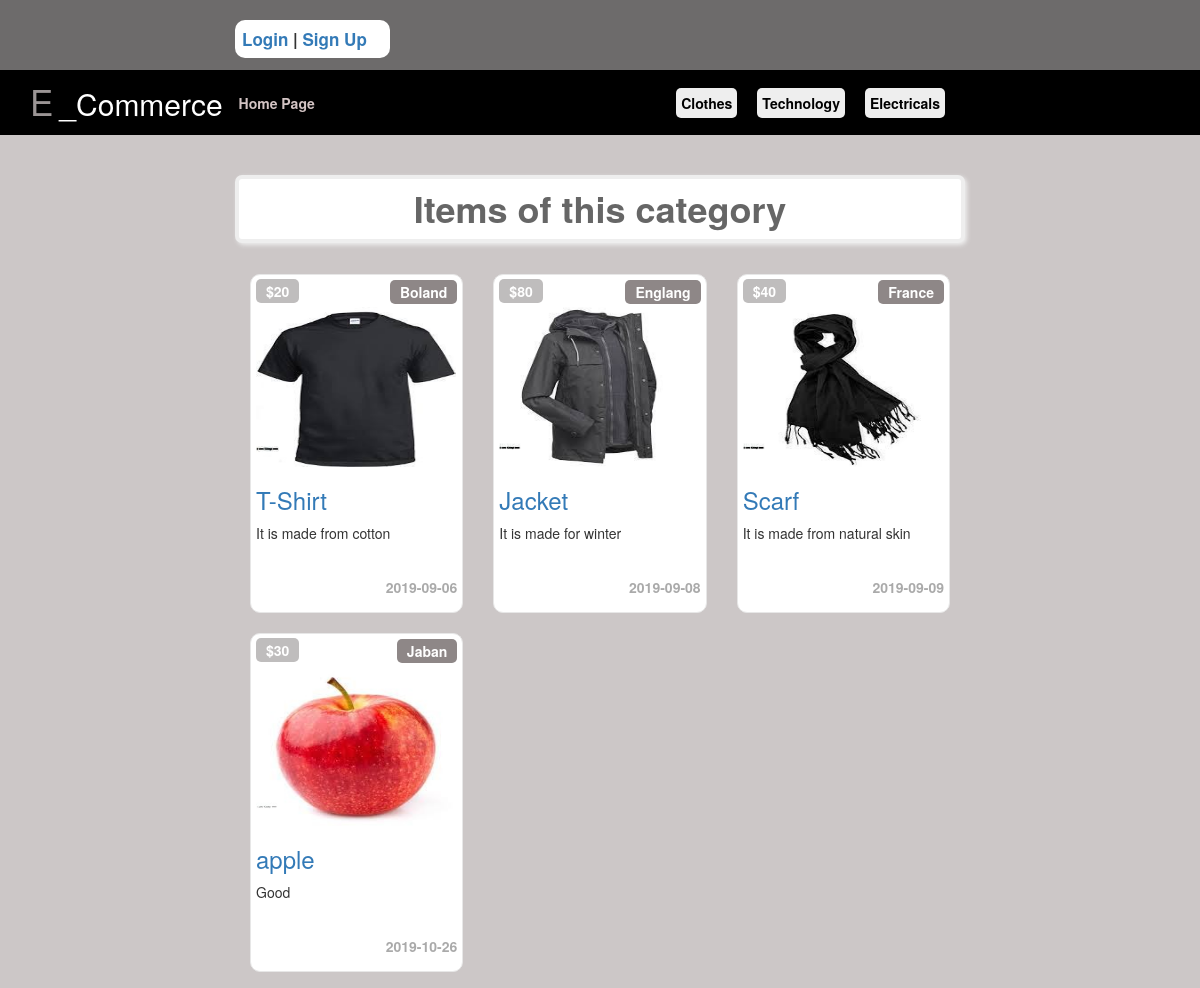
The app's page /Cate1.php?pageid=1 with its own data.
### tables this page shows
CREATE TABLE `categories` (
  `id` int(11) NOT NULL,
  `name` varchar(255) NOT NULL,
  `description` text NOT NULL,
  `ordering` int(11) NOT NULL,
  `visibility` tinyint(11) NOT NULL DEFAULT 0,
  `allo_adv` tinyint(11) NOT NULL DEFAULT 0,
  `allow_comment` tinyint(11) NOT NULL DEFAULT 0,
  `parent` int(11) NOT NULL
);

CREATE TABLE `items` (
  `id` int(11) NOT NULL,
  `name` varchar(255) NOT NULL,
  `description` text NOT NULL,
  `date` date NOT NULL,
  `rating` smallint(255) DEFAULT NULL,
  `price` varchar(255) NOT NULL,
  `country` varchar(255) NOT NULL,
  `image` varchar(255) NOT NULL,
  `status` varchar(255) NOT NULL,
  `member_id` int(11) NOT NULL,
  `cat_id` int(11) NOT NULL,
  `approve` int(11) NOT NULL,
  `tags` varchar(255) NOT NULL,
  `rate` tinyint(4) NOT NULL
);

### Init.php (called while the page is built, shortened)
<?php
include "Admin/Connect.php";
$tpl = "Includes/Templetes/";
$func = "Includes/Functions/";
$css = "Layout/Css/";
include $func . "Func.php";
include $tpl . "Head.php" ;
?>

### Includes/Functions/Func.php (called while the page is built, shortened)
<?php
function getitems($where,$value,$approve = NULL){
	global $con;
	if($approve == NULL){
		$modify = "and approve = 1";
	}
	else{
		$modify = NUll;
	}
	$stmt = $con->prepare("select * from items where $where = ? $modify order by id asc ");
	$stmt->execute(array($value));
	$row = $stmt->fetchAll();
	return $row;
}
function check($select,$from,$value){
	global $con;
	$stmt = $con->prepare("select $select from $from where $select = ?");
	$stmt->execute(array($value));
	$count = $stmt->rowCount();
	return $count;
}
?>

### Cate1.php (the view, shortened to what this page needs)
<?php
 include "Init.php"; ?>
<div class = 'content'>
	<h1 class = 'text-center' id = "cth">Items of this category</h1>
	<?php
	if(isset($_GET['pageid']) && is_numeric($_GET['pageid'])){
		$pageid = $_GET['pageid'];
		$count = check("id","categories",$pageid);
		if($count>0){
		$items = getitems("cat_id",$_GET['pageid']);
		if(! empty($items)){
		foreach($items as $item){
			echo "<div class = 'col-sm-6 col-md-4' >";
				echo "<div class = 'thumbnail ibox' >";
				echo "<figure>";
					echo "<span class = 'price' >" . "$" . $item['price'] . "</span>";
					echo "<span class = 'pull-right country' >" . $item['country'] . "</span>";
					echo "<img class = 'img-responsive img' id = 'itm' src ='items/".$item['image']."'/";
					echo "<figcaption class = 'caption'>";
						echo "<h3 id = 'nn'>" . "<a href = 'Item.php?itemid=" . $item['id'] . "'>" . $item['name'] . "</a>" ."</h3>";
						echo "<p id = 'parag'>" . $item['description'] . "</p>";
						echo "<p class = 'date'>" . $item['date'] . "</p>";
				echo "</figure>";
				echo "</div>";
			echo "</div>";
	}}}
	else{
			echo "<div class='content'>";
			$msg = "<div class = 'alert alert-danger'>There is no such id</div>";
			redirect($msg,4);
			echo "</div>";
	}
	}
	else{
			echo "<div class = 'content'>";
			$msg = "<div class = 'alert alert-danger'>Sorry you can not see the items</div>";
			redirect($msg,3);
			echo "</div>";
	}
	?>
</div>
<?php include $tpl . "Footer.php" ?>

### Includes/Templetes/Head.php (shortened to what this page needs)
<!DOCTYPE html>
<html>
	<head>
		<link rel="stylesheet" href="<?php echo $css ?>bootstrap.min.css"/>
		<link rel="stylesheet" href="<?php echo $css ?>font-awesome.min.css"/>
		<link rel="stylesheet" href="<?php echo $css ?>jquery.selectBoxIt.css"/>
		<link rel="stylesheet" href="<?php echo $css ?>ui.css"/>
		<link rel="stylesheet" href="<?php echo $css ?>front9.css"/>
	</head>
	<body>
	<html>
	<html>
<head>
</head>
		<div class = "upper">
			<div class = "content">
			<div class = "link">
				<?php
					if(isset($_SESSION['user'])){ ?>
					<?php
					echo "<img class = 'img-responsive img ' src ='down2.png' alt = 'no' />";
					echo "<ul class = 'list-unstyled'>";
					echo "<li>" . "<a href = 'Logout.php'>" . "logout" . "</a>" . "   " . "</li>";
					echo "<li>" . "<a href = 'Add.php'>" . "New Item" . "</a>" . "   " . "</li>";
					echo "<li>" . "<a href = 'Profile.php'>" . "My profile  " . "</a>" . "</li>";
					echo "</ul>";
					}
					else{
				?>
				<div class = "log">
				<a href = "Log.php?do=Login" class = "lo">Login</a>
				|
				<a href = "Log.php?do=Sign" class = "lo">Sign Up</a>
				</div>
					<?php } ?>
			</div>
			</div>
		</div>
<div class="navbar-responsive">
<div class="nav">
		<h2>E<mark>_Commerce</mark></h2>
		<div class = 'content'>
		<a href="Login1.php" target="_self" class = "log1">Home Page</a>
			<ul>
			<?php
				$stmt = $con->prepare("select * from categories where parent = 0 order by id asc ");
				$stmt->execute();
				$row = $stmt->fetchAll();
				foreach($row as $cat){
					echo "<li>" . "<a href = 'Cate1.php?pageid=" . $cat['id'] . "'>" . $cat['name'] . "</a>" . "</li>";
				}
				?>
			</ul>
		</div>
		</div>
		</div>
		</html>

### Layout/Css/front9.css (style rules this page uses)
body { background-color:#ccc7c7; }
h1 { margin-top:40px; margin-bottom:27px; font-weight:bold; color:#666; text-align:center; background:#fff; border-radius:7px; padding:10px; border:4px solid #eee; box-shadow:2px 2px 4px #EEE; }
#cth { margin-top:40px; margin-bottom:27px; font-weight:bold; color:#666; text-align:center; background:#fff; border-radius:7px; padding:10px; border:4px solid #eee; box-shadow:2px 2px 4px #EEE; }
.content { width:730px; margin:20px auto; }
.content .ibox { position:relative; padding:5px; border-radius:10px; top:4px; border:1px solid #e7e7e7 }
.content .ibox .price { position:relative; background:#bfbdbd; color:#fff; top:1.5px; border-radius:5PX; padding:2px 10px; margin-bottom:3px; font-weight:bold }
.content .ibox .country { position:relative; background:#8e8787; color:#fff; border-radius:5PX; padding:2px 10px; margin-bottom:3px; font-weight:bold }
.date { text-align:right; color:#aaa; font-weight:bold }
.info2 p,h2 { padding:10px; }
#itm { width:200px; height:160px; background:none }
#parag { height:44px; }

### Includes/Templetes/Head.php (style rules this page uses)
.nav { background-color:#000; height:65px; }
.nav h2 { float :left; margin-top:2px; color:#9b9595; margin-left:20px; font-size:35px; }
.nav h2 mark { color:#fff; font-size:30px; background:none; }
.nav ul { list-style:none; margin:auto; float:right; margin-top:23px; }
.nav li { float :left; margin-right:20px; font-weight:bold }
.nav li a { text-decoration:none; color:#000; position:relative; bottom:20px; right:0px; transition:all linear 0.4s; background:#eee; padding:5px; border-radius:5px; }
.log1 { color:#d3c4c4; font-weight:bold; position:relative; top:3px; transition:all ease-out 0.3s; }
.upper { position:relative; height:70px; overflow:hidden; background:#6d6b6b }
.upper .link { position:relative; font-weight:bold; font-size:17px; bottom:12px }
.log { position:relative; top:12px; background:#fff; border-radius:10px; width:155px; padding:7px }
.log .lo { transition:all linear 0.3s; }

### records on screen
categories: name "Clothes"
categories: name "Technology"
categories: name "Electricals"
items: price "20", country "Boland", image (picture), name "T-Shirt", description "It is made from cotton", date "2019-09-06"
items: price "80", country "Englang", image (picture), name "Jacket", description "It is made for winter", date "2019-09-08"
items: price "40", country "France", image (picture), name "Scarf", description "It is made from natural skin", date "2019-09-09"
items: price "30", country "Jaban", image (picture), name "apple", description "Good", date "2019-10-26"
